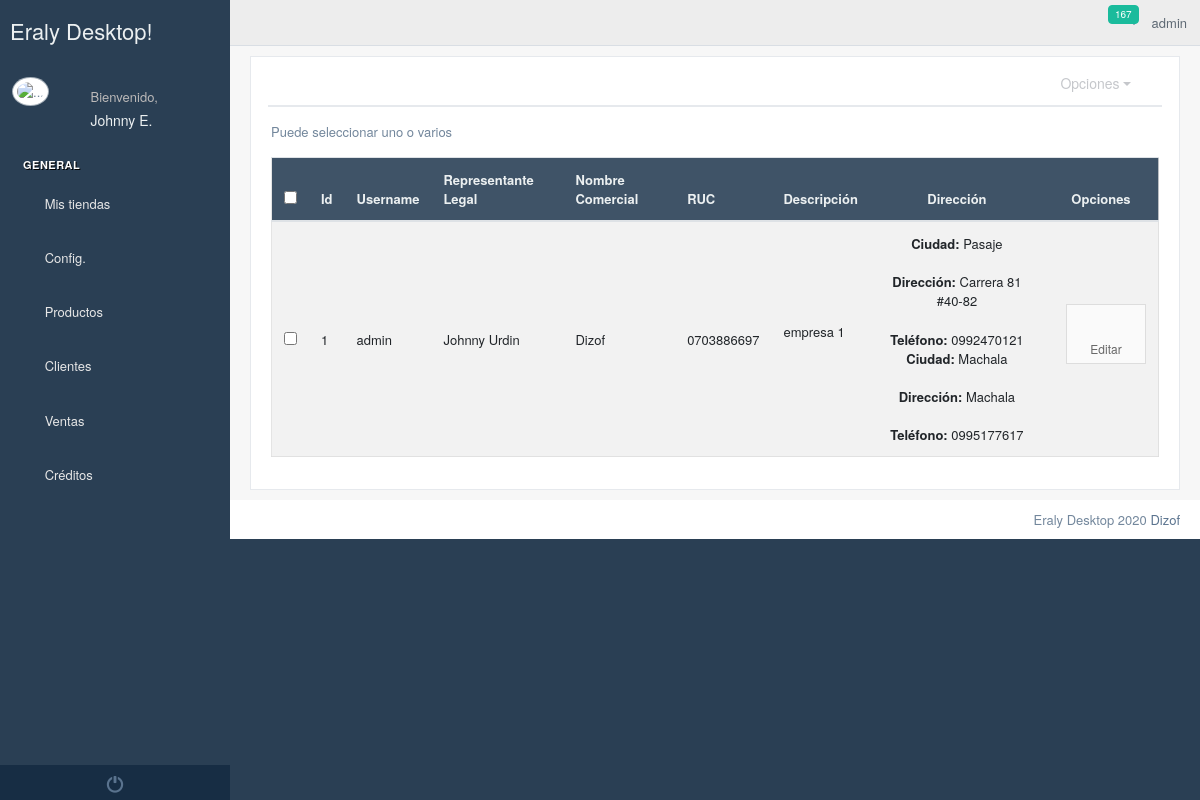
Before: /business/ (signed in) with the older database file.
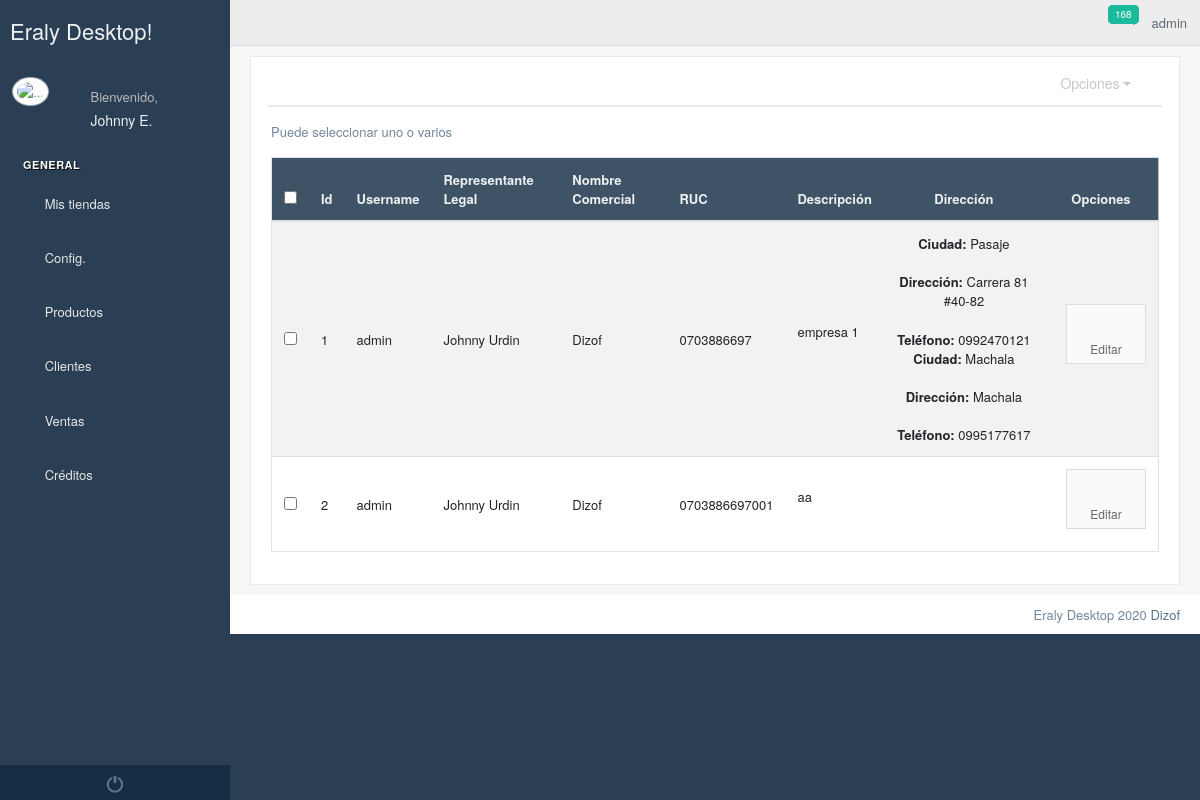
After: the same page with the newer database file.
### Empresa/models.py (models this page shows, shortened)
class UsuarioEmpresa(models.Model):
    establecimiento = models.ForeignKey(Establecimiento, on_delete=models.CASCADE, null=True, blank=True)
    user = models.ForeignKey(User, on_delete=models.CASCADE, null=True, blank=True)
    nombreCompleto=models.CharField(max_length=60)
    cedula=models.CharField(max_length=13,null=True,blank=True)

class Establecimiento(models.Model):
    logo=models.ImageField(upload_to="logos/establecimientos",null=True,blank=True)
    banner=models.ImageField(upload_to="banner/establecimientos",null=True,blank=True)
    pie_pagina=models.ImageField(upload_to="pie/establecimientos",null=True,blank=True)
    cabecera_tienda=models.ImageField(upload_to="logos/tienda",null=True,blank=True)
    banner1=models.ImageField(upload_to="logos/tienda",null=True,blank=True)
    banner2=models.ImageField(upload_to="logos/tienda",null=True,blank=True)
    color_encabezado_documentos=models.CharField(max_length=40, default="#ffffff")
    usuario=models.ForeignKey(User,on_delete=models.CASCADE)
    ruc=models.CharField(max_length=13)
    nombreComercial=models.CharField(max_length=60)
    representateLegal=models.CharField(max_length=60)
    slug = models.SlugField(max_length=255, unique=True, blank=True)
    descripcion = RichTextUploadingField(null=True, blank=True)
    ubicacion_gps = models.CharField(max_length=300,null=True,blank=True)
    correo_electronico=models.EmailField(max_length=600,null=True,blank=True)
    web=models.CharField(max_length=400,null=True,blank=True)
    facebook=models.CharField(max_length=400,null=True,blank=True,default=" ")
    instagram=models.CharField(max_length=400, null=True, blank=True, default=" ")
    youtube = models.CharField(max_length=400,null=True,blank=True,default=" ")
    activo=models.BooleanField(default=False)

class Direccion(models.Model):
    establecimiento=models.ForeignKey(Establecimiento,on_delete=models.CASCADE,null=True)
    ciudad=models.ForeignKey(Ciudad,on_delete=models.CASCADE,null=True,blank=True)
    direccion = models.CharField(max_length=60,null=True)
    telefono = models.CharField(max_length=10,blank=True)
    def __str__(self):
        return mark_safe("<strong>Ciudad:</strong> %s <br><br><strong>Dirección:</strong> %s <br><br> <strong>Teléfono:</strong> %s"%(self.ciudad.nombre,self.direccion,self.telefono))

### Home/models.py (models this page shows, shortened)
class Ciudad(models.Model):
    provincia=models.ForeignKey(Provincia,on_delete=models.CASCADE)
    nombre = models.CharField(max_length=60)

### Empresa/views.py (the view, shortened to what this page needs)
# urls.py: path("business/",empresa),
def empresa(request):
    contexto={
        "empresas":UsuarioEmpresa.objects.filter(user=request.user),
        "logs":LogEntry.objects.filter(user=request.user)
    }
    return render(request, "empresa/empresa.html", contexto)

### templates/empresa/empresa.html (shortened to what this page needs)
{% extends 'Home/index2.html' %}
{% block contenido_index %}
    {% load static %}
    <div class="row">
        <div class="col-md-12 ">
            <div class="x_panel">
                <div class="x_title">
                    <ul class="nav navbar-right panel_toolbox">
                        <li class="dropdown">
                            <a href="#" class="dropdown-toggle" data-toggle="dropdown" role="button"
                               aria-expanded="false">Opciones</a>
                        </li>
                        <li><a class="collapse-link"><i class="fa fa-chevron-up"></i></a></li>
                    </ul>
                    <div class="clearfix"></div>
                </div>
                <div class="x_content">
                    <p>Puede seleccionar uno o varios</p>
                    <div class="table-responsive">
                        <table class="table table-striped jambo_table bulk_action" id="empresas">
                            <thead>
                            <tr class="headings">
                                <th>
                                    <input type="checkbox" id="check-all" class="flat">
                                </th>
                                <th class="column-title">Id</th>
                                <th class="column-title">Username</th>
                                <th class="column-title">Representante Legal</th>
                                <th class="column-title">Nombre Comercial</th>
                                <th class="column-title">RUC</th>
                                <th class="column-title">Descripción</th>
                                <th class="column-title text-center">Dirección</th>
                                <th class="column-title text-center">Opciones</th>
                            </tr>
                            </thead>
                            <tbody>
                            {% for empresa in empresas %}
                                <tr class="even pointer">
                                    <td class="a-center" style="vertical-align: middle">
                                        <input type="checkbox" value="{{ empresa.establecimiento.id }}" class="flat table_records"
                                               name="table_records">
                                    </td>
                                    <td class=" " style="vertical-align: middle">{{ empresa.establecimiento.id }}</td>
                                    <td class=" " style="vertical-align: middle" >{{ empresa.user.username }}</td>
                                    <td class=" " style="vertical-align: middle" >{{ empresa.establecimiento.representateLegal }}</td>
                                    <td class=" " style="vertical-align: middle" >{{ empresa.establecimiento.nombreComercial }}</td>
                                    <td class=" " style="vertical-align: middle" >{{ empresa.establecimiento.ruc }}</td>
                                    <td class=" " style="vertical-align: middle" >{{ empresa.establecimiento.descripcion|safe }}</td>
                                    <td class="text-center" style="vertical-align: middle">{% for direccion in empresa.establecimiento.direccion_set.all %}
                                        {{ direccion|safe }}
                                    {% endfor %}
                                    </td>
                                    <td style="text-align: center; vertical-align: middle; font-size: 18px">
                                        <a class="btn btn-app" href="/business/edit/{{ empresa.establecimiento.id }}" data-toggle="tooltip" data-original-title="Modificar" >
                                            <i class="fa fa-edit"></i>Editar</a>
                                    </td>
                                </tr>
                            {% endfor %}
                            </tbody>
                        </table>
                    </div>
                </div>
            </div>
        </div>
    </div>
{% endblock %}

### templates/Home/base_html.html (shortened to what the changed rows need)
<!DOCTYPE html>
{% load static %}
<html lang="en">
<head>
    <link href="{% static '/vendors/datatables.net-bs/css/dataTables.bootstrap.min.css' %}" rel="stylesheet">
    <link href="{% static '/vendors/datatables.net-buttons-bs/css/buttons.bootstrap.min.css' %}" rel="stylesheet">
    <link href="{% static '/vendors/datatables.net-fixedheader-bs/css/fixedHeader.bootstrap.min.css' %}"
          rel="stylesheet">
    <link href="{% static '/vendors/datatables.net-responsive-bs/css/responsive.bootstrap.min.css' %}" rel="stylesheet">
    <link href="{% static '/vendors/datatables.net-scroller-bs/css/scroller.bootstrap.min.css' %}" rel="stylesheet">
    <link href="{% static '/vendors/bootstrap/dist/css/bootstrap.min.css' %}" rel="stylesheet">
    <link href="{% static '/vendors/font-awesome/css/font-awesome.min.css' %}" rel="stylesheet">
    <link href="{% static '/vendors/nprogress/nprogress.css' %}" rel="stylesheet">
    <link href="{% static '/vendors/bootstrap-daterangepicker/daterangepicker.css' %}" rel="stylesheet">
    <link href="{% static '/vendors/iCheck/skins/flat/green.css' %}" rel="stylesheet">
    <link href="{% static '/build/css/custom.min.css' %}" rel="stylesheet">
</head>
<body class="nav-md">
<div class="container body">
    <div class="main_container">
        <div class="col-md-3 left_col">
            <div class="left_col scroll-view">
                <div class="profile clearfix">
                    <div class="profile_info">
                        <h2>{{ request.user.first_name }}</h2>
                    </div>
                </div>
                <br/>
            </div>
        </div>
        <div class="top_nav">
            <div class="nav_menu">
                <nav class="nav navbar-nav">
                    <ul class=" navbar-right">
                        <li role="presentation" class="nav-item dropdown open">
                            <a href="javascript:;" class="dropdown-toggle info-number" id="navbarDropdown1"
                               data-toggle="dropdown" aria-expanded="false">
                                <span class="badge bg-green">{{ logs.count }}</span>
                            </a>
                        </li>
                    </ul>
                </nav>
            </div>
        </div>
        <div class="right_col" role="main">
            {% block contenido %}{% endblock %}
        </div>
    </div>
</div>
<link rel="stylesheet" href="{% static 'toastr/toastr.min.css' %}">
</body>
</html>

Changed rows visible on the page:
added UsuarioEmpresa: establecimiento.id "2", user.username "admin", establecimiento.representateLegal "Johnny Urdin", establecimiento.nombreComercial "Dizof", establecimiento.ruc "0703886697001", establecimiento.descripcion "aa"
Other visible differences:
{{ logs.count }}: "167" → "168"
